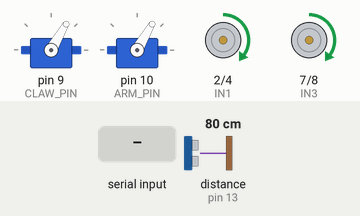
The sketch below on a simulated Arduino Uno, built with avr-gcc and run on an emulated ATmega328P. On the bench: 2 × servo, motor-driver pin pairs drawn as motors (green arrow = first pin HIGH = forward, orange = second pin HIGH = backward, longer = more drive, scaled by the enable pin). Wiring (inferred from the names in the program): ultrasonic range finder: trigger pin 12; echo pin 13. The inputs (shaded band) are chosen by the test bench; at power-on: distance to the obstacle (sensor on pin 13) 80 cm. The echo pulse lasts 58.3 µs per cm.

Above: at 1.2 s.
1.3 s: distance to the obstacle (sensor on pin 13) set to 22 cm
2.8 s: distance to the obstacle (sensor on pin 13) set to 19 cm
At 3.8 s:
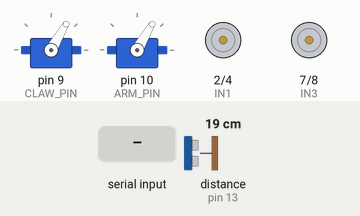
4.3 s: "c" received over Serial
At 4.9 s:
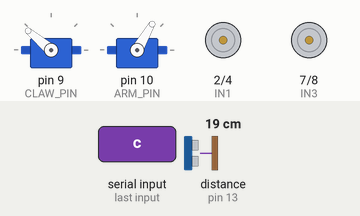
5.8 s: "u" received over Serial
At 6.1 s:
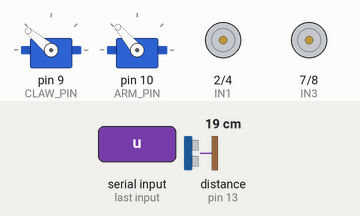
7.3 s: "o" received over Serial
At 8.4 s:
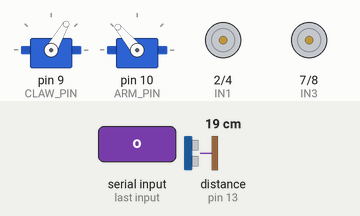
8.8 s: distance to the obstacle (sensor on pin 13) set to 35 cm
At 9.6 s:
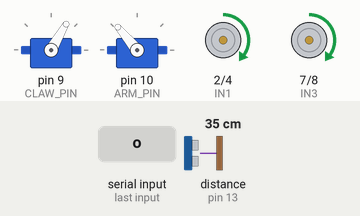
Timing chart, 0 to 11.3 s (numbered marks = the images above; inputs shaded):
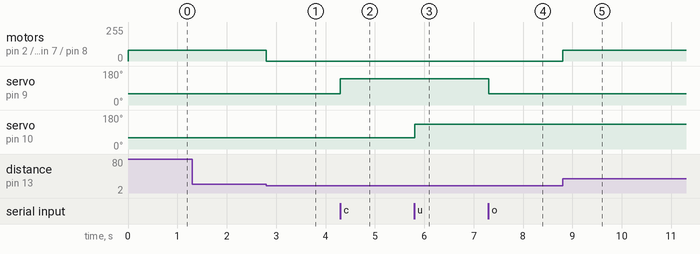

Measured:
- the behaviour switches between 21 and 20 cm on distance to the obstacle (sensor on pin 13) (found by bisection; images 0 and 1)
- after the input at 1.3 s, every drawn part: stays the same
- after the input at 2.8 s, motor on pin 2 (IN1) / pin 4 (IN2), motor on pin 7 (IN3) / pin 8 (IN4): forward 80/255 → stopped at once
- after the input at 4.3 s, servo on pin 9 (CLAW_PIN): 60° → 140° at once
- after the input at 5.8 s, servo on pin 10 (ARM_PIN): 60° → 130° at once
- after the input at 7.3 s, servo on pin 9 (CLAW_PIN): 140° → 60° at once
- after the input at 8.8 s, motor on pin 2 (IN1) / pin 4 (IN2), motor on pin 7 (IN3) / pin 8 (IN4): stopped → forward 80/255 at once

The sketch:

sketch_jan26a.ino
```cpp
#include <Servo.h>

/* ================== SERVO ================== */
Servo clawServo;
Servo armServo;

#define CLAW_PIN 9
#define ARM_PIN 10

#define CLAW_OPEN 60
#define CLAW_CLOSE 140

#define ARM_DOWN 60
#define ARM_UP 130

/* ================== MOTOR ================== */
#define IN1 2
#define IN2 4
#define ENA 5
#define IN3 7
#define IN4 8
#define ENB 6

/* ================== ULTRASONIC ================== */
#define TRIG_PIN 12
#define ECHO_PIN 13

#define DETECT_DISTANCE 20   // cm

/* ================== VARIABLES ================== */
char bt;
int speedCar = 80;
bool objectDetected = false;

/* ================== SETUP ================== */
void setup() {
  Serial.begin(9600);

  pinMode(IN1, OUTPUT);
  pinMode(IN2, OUTPUT);
  pinMode(ENA, OUTPUT);
  pinMode(IN3, OUTPUT);
  pinMode(IN4, OUTPUT);
  pinMode(ENB, OUTPUT);

  pinMode(TRIG_PIN, OUTPUT);
  pinMode(ECHO_PIN, INPUT);

  clawServo.attach(CLAW_PIN);
  armServo.attach(ARM_PIN);

  clawServo.write(CLAW_OPEN);
  armServo.write(ARM_DOWN);

  stopCar();
}

/* ================== LOOP ================== */
void loop() {
  automatedMovement();
  bluetoothControl();
}

/* ================== AUTOMATED MOVEMENT ================== */
void automatedMovement() {
  float dist = getDistance();

  if (dist > 0 && dist < DETECT_DISTANCE) {
    stopCar();
    objectDetected = true;
  } else {
    moveForward(speedCar);
    objectDetected = false;
  }
}

/* ================== BLUETOOTH CONTROL ================== */
void bluetoothControl() {
  if (!Serial.available()) return;

  bt = Serial.read();

  switch (bt) {
    case 'o': clawServo.write(CLAW_OPEN); break;
    case 'c': clawServo.write(CLAW_CLOSE); break;
    case 'u': armServo.write(ARM_UP); break;
    case 'd': armServo.write(ARM_DOWN); break;

    case 'x': speedCar = 60; break;
    case 'y': speedCar = 90; break;
    case 'z': speedCar = 120; break;

    case 's': stopCar(); break;
  }
}

/* ================== ULTRASONIC ================== */
float getDistance() {
  digitalWrite(TRIG_PIN, LOW);
  delayMicroseconds(2);
  digitalWrite(TRIG_PIN, HIGH);
  delayMicroseconds(10);
  digitalWrite(TRIG_PIN, LOW);

  long duration = pulseIn(ECHO_PIN, HIGH, 30000);
  if (duration == 0) return 100;
  return duration / 58.0;
}

/* ================== MOTOR ================== */
void moveForward(int spd) {
  digitalWrite(IN1, HIGH);
  digitalWrite(IN2, LOW);
  analogWrite(ENA, spd);

  digitalWrite(IN3, HIGH);
  digitalWrite(IN4, LOW);
  analogWrite(ENB, spd);
}

void stopCar() {
  digitalWrite(IN1, LOW);
  digitalWrite(IN2, LOW);
  digitalWrite(IN3, LOW);
  digitalWrite(IN4, LOW);
  analogWrite(ENA, 0);
  analogWrite(ENB, 0);
}
```
